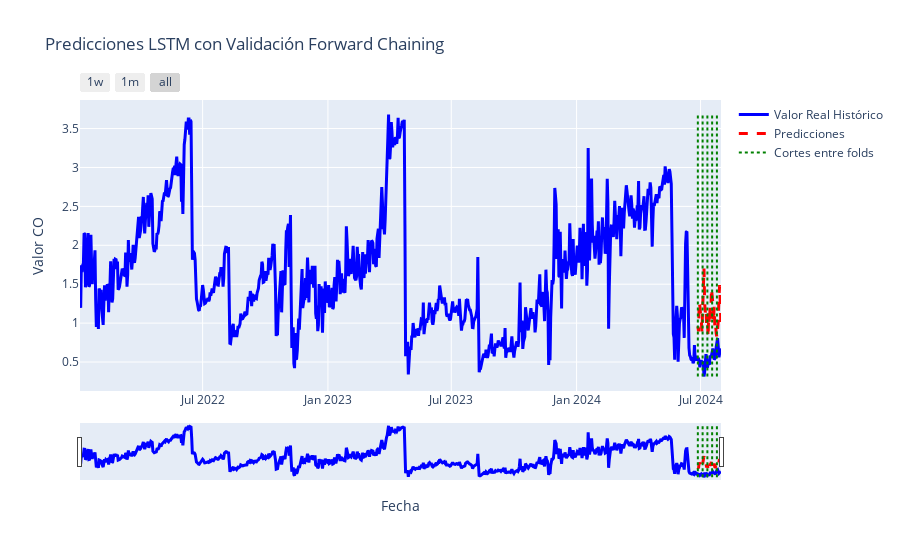

Source (notebook cell):
### Markdown cell above
### Time series predictions

### Code cell
plot_time_series_with_predictions(
    historical_real_values = historical_real_values,
    historical_predictions = historical_predictions,
    cutoff_dates = cutoff_dates,
    historical_series = daily_Monterrey_co['CO']
)

### Figure 1 — Plotly figure (JSON) as saved in the notebook; plotly's stock layout.template omitted (floating-point values rounded to 4 significant figures; data arrays with more than 128 entries replaced by an {"elided": "..."} marker saying what was removed)
{"data": [{"line": {"color": "blue", "width": 3}, "mode": "lines", "name": "Valor Real Histórico", "type": "scatter", "x": {"elided": "942 str values"}, "y": {"elided": "942 float values"}}, {"line": {"color": "red", "dash": "dash", "width": 3}, "mode": "lines", "name": "Predicciones", "type": "scatter", "x": {"elided": "942 str values"}, "y": {"elided": "942 float values"}}, {"line": {"color": "green", "dash": "dot", "width": 2}, "mode": "lines", "name": "Cortes entre folds", "showlegend": true, "type": "scatter", "x": ["2024-06-27T00:00:00", "2024-06-27T00:00:00"], "y": [0.3146, 3.68]}, {"line": {"color": "green", "dash": "dot", "width": 2}, "mode": "lines", "showlegend": false, "type": "scatter", "x": ["2024-07-04T00:00:00", "2024-07-04T00:00:00"], "y": [0.3146, 3.68]}, {"line": {"color": "green", "dash": "dot", "width": 2}, "mode": "lines", "showlegend": false, "type": "scatter", "x": ["2024-07-11T00:00:00", "2024-07-11T00:00:00"], "y": [0.3146, 3.68]}, {"line": {"color": "green", "dash": "dot", "width": 2}, "mode": "lines", "showlegend": false, "type": "scatter", "x": ["2024-07-18T00:00:00", "2024-07-18T00:00:00"], "y": [0.3146, 3.68]}, {"line": {"color": "green", "dash": "dot", "width": 2}, "mode": "lines", "showlegend": false, "type": "scatter", "x": ["2024-07-25T00:00:00", "2024-07-25T00:00:00"], "y": [0.3146, 3.68]}], "layout": {"title": {"text": "Predicciones LSTM con Validación Forward Chaining"}, "xaxis": {"rangeselector": {"buttons": [{"count": 7, "label": "1w", "step": "day", "stepmode": "backward"}, {"count": 1, "label": "1m", "step": "month", "stepmode": "backward"}, {"step": "all"}]}, "rangeslider": {"visible": true}, "title": {"text": "Fecha"}}, "yaxis": {"title": {"text": "Valor CO"}}}}
